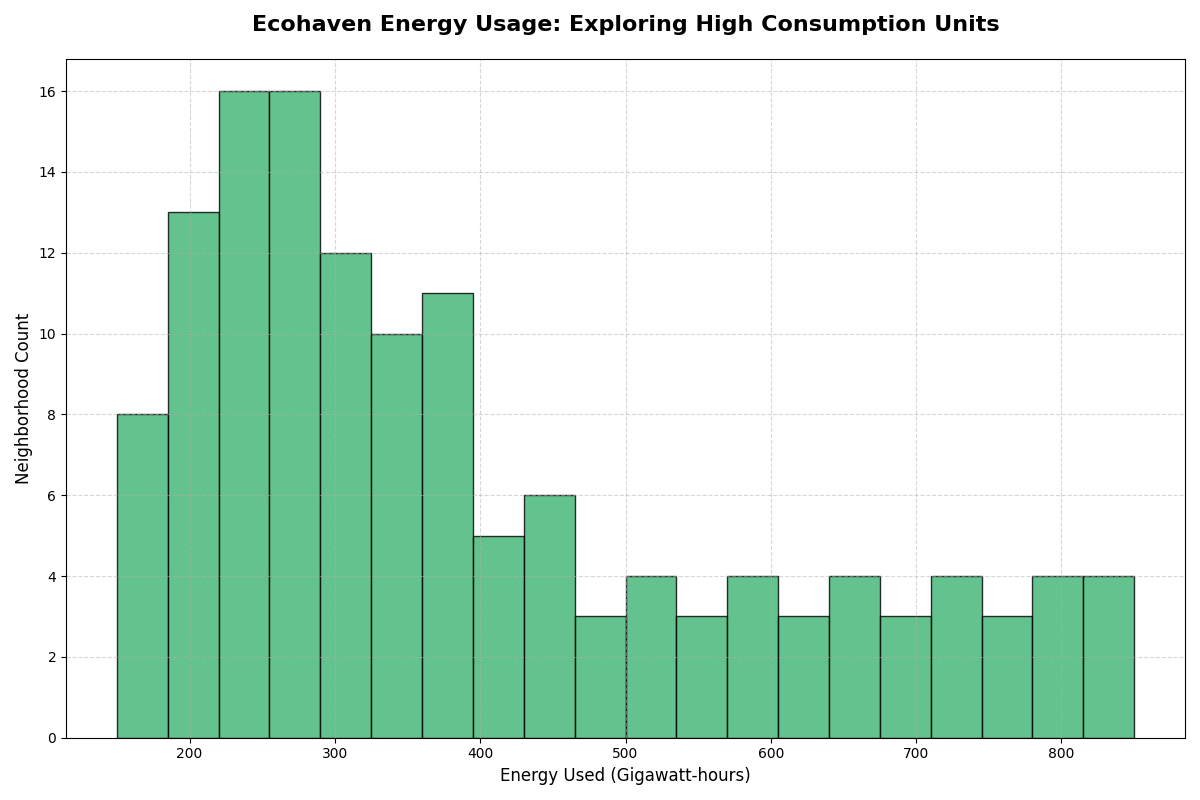

This figure's Python source:
import matplotlib.pyplot as plt

combined_energy_consumption = [
    150, 155, 160, 162, 165, 170, 175, 180, 185, 188, 190, 195, 198, 200, 205,
    210, 215, 220, 223, 225, 230, 235, 238, 240, 245, 250, 255, 258, 260, 265,
    270, 275, 278, 280, 285, 290, 295, 300, 310, 320, 330, 340, 350, 360, 370,
    380, 390, 400, 410, 420, 425, 430, 435, 440, 445, 450, 460, 470, 480, 490,
    200, 205, 210, 215, 220, 225, 230, 235, 240, 245, 250, 255, 260, 265, 270,
    275, 280, 285, 290, 295, 300, 305, 310, 315, 320, 325, 330, 335, 340, 345,
    350, 355, 360, 365, 370, 375, 380, 385, 390, 395,
    500, 510, 520, 530, 540, 550, 560, 570, 580, 590, 600, 610, 620, 630, 640,
    650, 660, 670, 680, 690, 700, 710, 720, 730, 740, 750, 760, 770, 780, 790,
    800, 810, 820, 830, 840, 850
]

plt.figure(figsize=(12, 8))
plt.hist(combined_energy_consumption, bins=20, color='mediumseagreen', edgecolor='black', alpha=0.8)

plt.title('Ecohaven Energy Usage: Exploring High Consumption Units', fontsize=16, fontweight='bold', pad=20)
plt.xlabel('Energy Used (Gigawatt-hours)', fontsize=12)
plt.ylabel('Neighborhood Count', fontsize=12)

plt.grid(True, linestyle='--', alpha=0.5)
plt.xticks(fontsize=10)
plt.yticks(fontsize=10)

plt.tight_layout()
plt.show()
